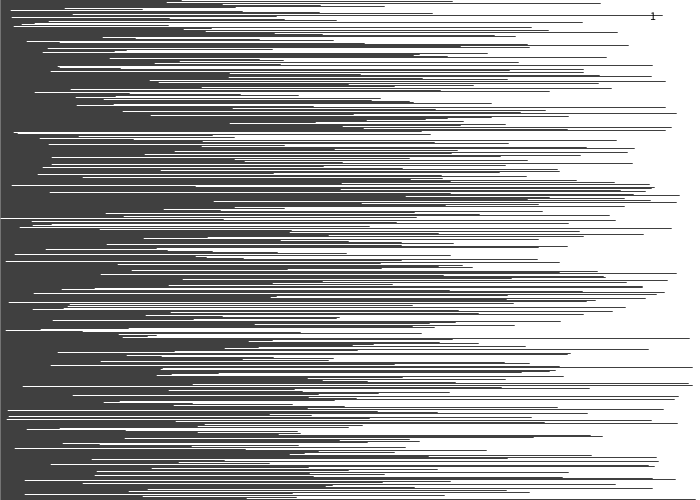
Frame 1 (no input)
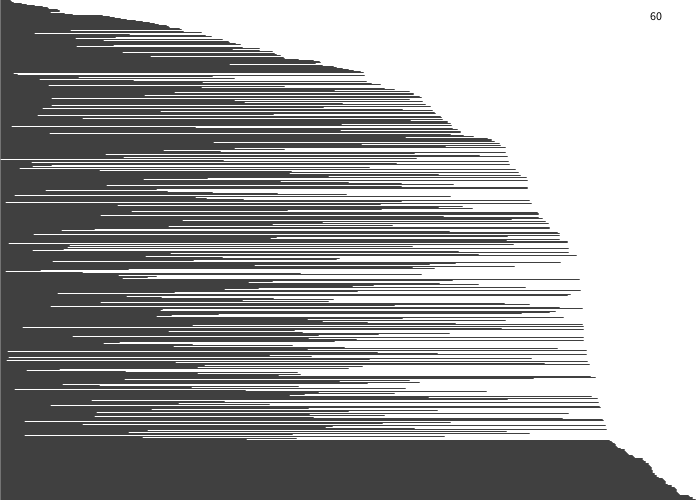
Frame 60 (the mouse pressed at the canvas centre just before this capture)
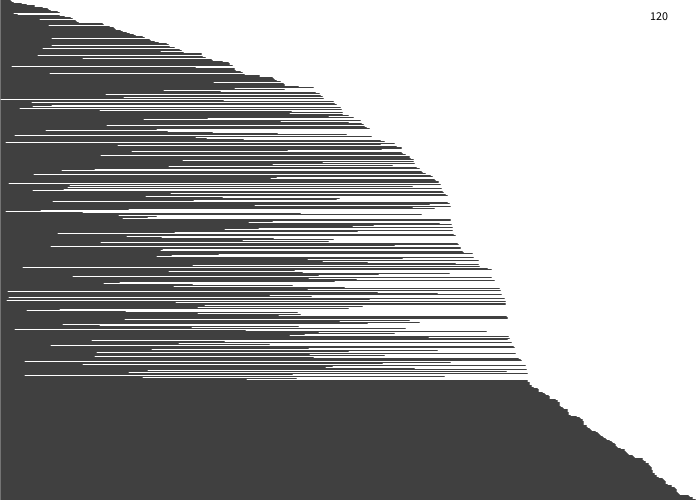
Frame 120 (the mouse held since frame 60 and released just before this capture)

The Processing sketch that drew these frames (run headless with seeded random() and noise(); from frame 60 on, the mouse is pressed at the canvas centre):

// Processing sketch: e1_tablice_sort_wizual
// ── e1_tablice_sort_wizual.pde
float[] t; //<>// //<>//
float a;

void setup() {
  size(700, 500);
  stroke(0);
  fill(0);
  strokeWeight(0.7);

  t = new float[height];

  for (int i = 0; i < t.length; i++) {
    t[i] = random(width);
  }
}

void draw() {
  background(255);
  text(frameCount, width - 50, 20);
  //for (int n ... nie potrzebne bo przecież draw tez zapetla
  //for (int n = 0; n < t.length; n++) { 
  for (int i = 0; i < t.length - 1; i++) {
    if (t[i] > t[i+1]) {
      a = t[i];
      t[i] = t[i+1];
      t[i+1] = a;
    }
  }
  for (int i = 0; i < t.length; i++) {
    line(0, i, t[i], i);
  }
  
}
